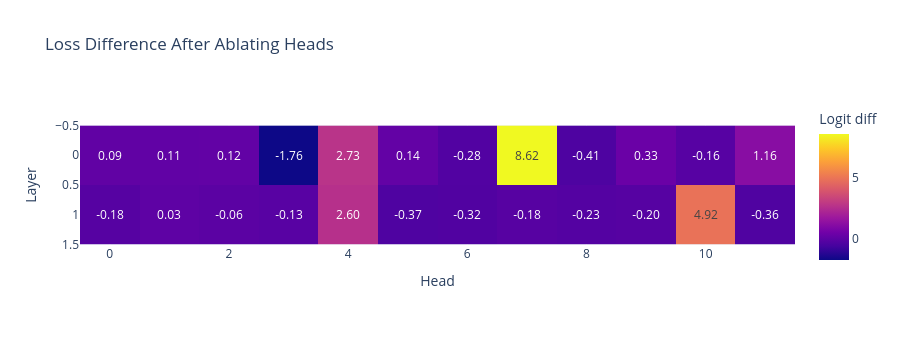

Notebook code for this chart:
### Code cell
def head_zero_ablation_hook(
  z: Float[Tensor, "batch seq n_heads d_head"],
  hook: HookPoint,
  head_index_to_ablate: int,
) -> None:
  z[:, :, head_index_to_ablate, :] = 0

def get_ablation_scores(
  model: HookedTransformer,
  tokens: Int[Tensor, "batch seq"],
  ablation_function: Callable = head_zero_ablation_hook,
) -> Float[Tensor, "n_layers n_heads"]:
  """
  Returns a tensor of shape (n_layers, n_heads) containing the increase in cross entropy loss
  from ablating the output of each head.
  """
  # Initialize an object to store the ablation scores
  ablation_scores = t.zeros((model.cfg.n_layers, model.cfg.n_heads), device=model.cfg.device)

  # Calculating loss without any ablation, to act as a baseline
  model.reset_hooks()
  seq_len = (tokens.shape[1] - 1) // 2
  logits = model(tokens, return_type="logits")
  get_loss = lambda log: -get_log_probs(log, tokens)[:, -(seq_len - 1) :].mean()
  loss_no_ablation = get_loss(logits)

  for layer in tqdm(range(model.cfg.n_layers)):
    for head in range(model.cfg.n_heads):
      hook_fn = functools.partial(ablation_function, head_index_to_ablate=head)
      logits = model.run_with_hooks(tokens, 
                                    return_type="logits",
                                    fwd_hooks=[(utils.get_act_name("z", layer), hook_fn)])
      ablation_scores[layer, head] = get_loss(logits) - loss_no_ablation 

  return ablation_scores

model.run_with_hooks(
    rep_tokens_10,
    return_type=None,  # For efficiency, we don't need to calculate the logits
    fwd_hooks=[(pattern_hook_names_filter, induction_score_hook)],
)

ablation_scores = get_ablation_scores(model, rep_tokens)

import plotly.express as px
fig = px.imshow(
    ablation_scores.detach().cpu().numpy(),
    labels={"x": "Head", "y": "Layer", "color": "Logit diff"},
    title="Loss Difference After Ablating Heads",
    text_auto=".2f",
    width=900,
    height=350,
)
fig.show()

### Figure 1 — Plotly figure (JSON) as saved in the notebook; plotly's stock layout.template omitted (floating-point values rounded to 4 significant figures)
{"data": [{"coloraxis": "coloraxis", "hovertemplate": "Head: %{x}<br>Layer: %{y}<br>Logit diff: %{z}<extra></extra>", "name": "0", "texttemplate": "%{z:.2f}", "type": "heatmap", "xaxis": "x", "yaxis": "y", "z": [[0.08905, 0.1113, 0.1233, -1.763, 2.727, 0.1402, -0.2838, 8.621, -0.41, 0.3325, -0.1604, 1.16], [-0.183, 0.03175, -0.06346, -0.1292, 2.604, -0.3709, -0.3162, -0.1765, -0.2348, -0.1973, 4.919, -0.36]]}], "layout": {"coloraxis": {"colorbar": {"title": {"text": "Logit diff"}}, "colorscale": [[0, "#0d0887"], [0.1111, "#46039f"], [0.2222, "#7201a8"], [0.3333, "#9c179e"], [0.4444, "#bd3786"], [0.5556, "#d8576b"], [0.6667, "#ed7953"], [0.7778, "#fb9f3a"], [0.8889, "#fdca26"], [1, "#f0f921"]]}, "height": 350, "title": {"text": "Loss Difference After Ablating Heads"}, "width": 900, "xaxis": {"anchor": "y", "constrain": "domain", "domain": [0, 1], "scaleanchor": "y", "title": {"text": "Head"}}, "yaxis": {"anchor": "x", "autorange": "reversed", "constrain": "domain", "domain": [0, 1], "title": {"text": "Layer"}}}}
